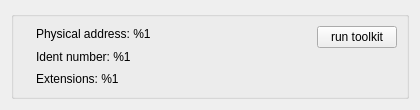
<?xml version="1.0" encoding="UTF-8"?>
<ui version="4.0">
 <class>DeviceWidget</class>
 <widget class="QWidget" name="DeviceWidget">
  <property name="geometry">
   <rect>
    <x>0</x>
    <y>0</y>
    <width>420</width>
    <height>110</height>
   </rect>
  </property>
  <property name="windowTitle">
   <string>Form</string>
  </property>
  <layout class="QGridLayout" name="gridLayout">
   <item row="0" column="0">
    <widget class="QGroupBox" name="groupBox">
     <property name="title">
      <string/>
     </property>
     <layout class="QGridLayout" name="gridLayout_2">
      <item row="0" column="0">
       <widget class="QLabel" name="icon">
        <property name="sizePolicy">
         <sizepolicy hsizetype="Maximum" vsizetype="Minimum">
          <horstretch>0</horstretch>
          <verstretch>0</verstretch>
         </sizepolicy>
        </property>
        <property name="text">
         <string/>
        </property>
        <property name="pixmap">
         <pixmap resource="../data/data.qrc">:/wiimotedev.png</pixmap>
        </property>
        <property name="alignment">
         <set>Qt::AlignLeading|Qt::AlignLeft|Qt::AlignTop</set>
        </property>
       </widget>
      </item>
      <item row="0" column="1">
       <layout class="QVBoxLayout" name="verticalLayout">
        <item>
         <widget class="QLabel" name="physicalAddress">
          <property name="text">
           <string>Physical address: %1</string>
          </property>
         </widget>
        </item>
        <item>
         <widget class="QLabel" name="id">
          <property name="text">
           <string>Ident number: %1</string>
          </property>
         </widget>
        </item>
        <item>
         <widget class="QLabel" name="extensions">
          <property name="text">
           <string>Extensions: %1</string>
          </property>
         </widget>
        </item>
       </layout>
      </item>
      <item row="0" column="2">
       <layout class="QVBoxLayout" name="verticalLayout_2">
        <item>
         <widget class="QPushButton" name="runToolkit">
          <property name="sizePolicy">
           <sizepolicy hsizetype="Maximum" vsizetype="Maximum">
            <horstretch>0</horstretch>
            <verstretch>0</verstretch>
           </sizepolicy>
          </property>
          <property name="text">
           <string>run toolkit</string>
          </property>
         </widget>
        </item>
        <item>
         <spacer name="verticalSpacer">
          <property name="orientation">
           <enum>Qt::Vertical</enum>
          </property>
          <property name="sizeHint" stdset="0">
           <size>
            <width>20</width>
            <height>40</height>
           </size>
          </property>
         </spacer>
        </item>
       </layout>
      </item>
     </layout>
    </widget>
   </item>
  </layout>
 </widget>
 <resources>
  <include location="../data/data.qrc"/>
 </resources>
 <connections/>
</ui>
